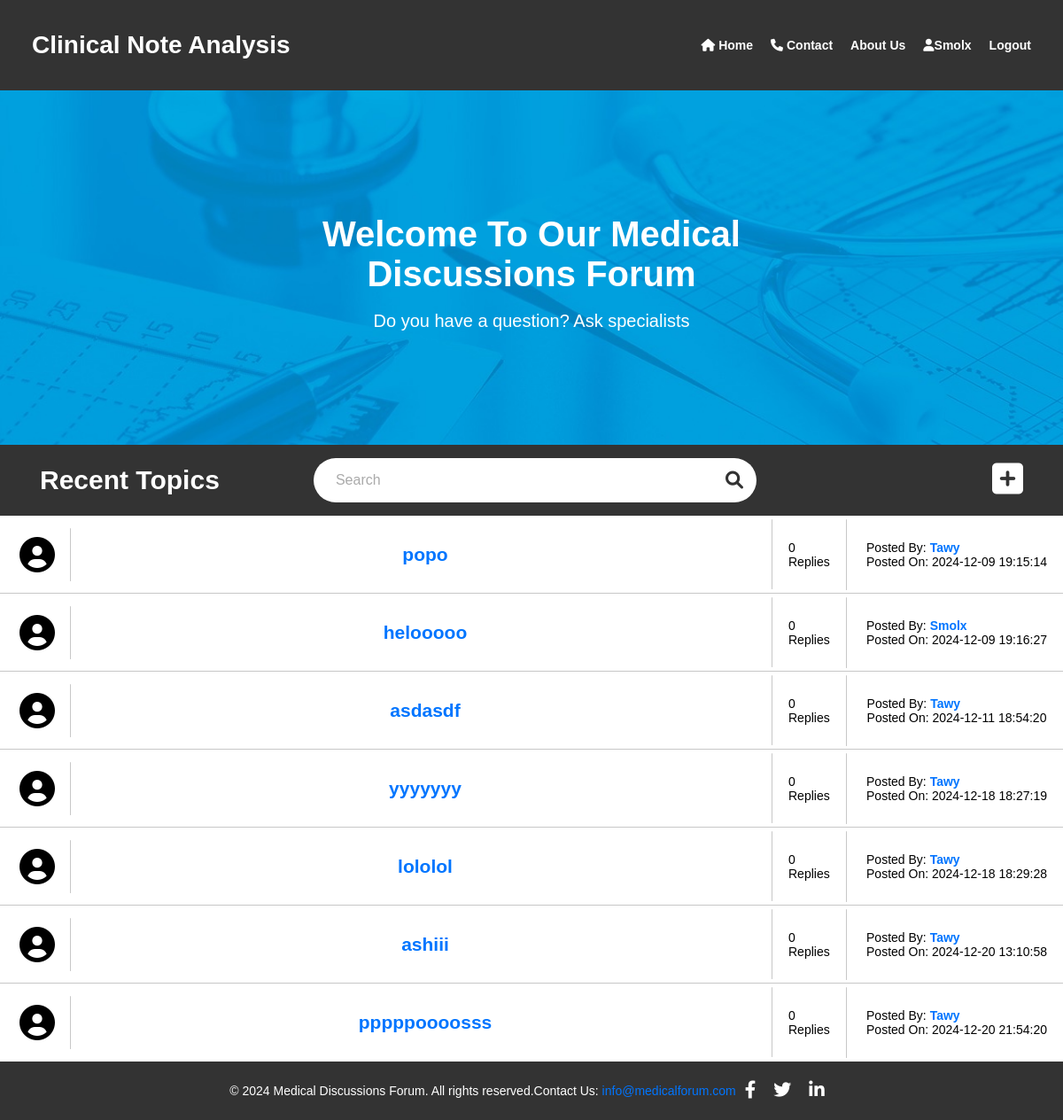
Page /forum.php (signed in) on the committed database.
### tables this page shows
CREATE TABLE `note` (
  `note_id` int(11) NOT NULL,
  `description` varchar(2000) NOT NULL,
  `date` timestamp NOT NULL DEFAULT current_timestamp() ON UPDATE current_timestamp(),
  `title` varchar(255) NOT NULL,
  `user_id` int(11) NOT NULL,
  `user` varchar(255) NOT NULL
);

### config/connect_DB.php (called while the page is built, shortened)
<?php
if (!class_exists('Database')) {
class Database {
    private static $instance = null;
    private $conn;
    private function __construct() {
        $host = 'localhost';
        $user = 'hoho';
        $password = '1234';
        $dbname = 'project';
        $this->conn = new mysqli($host, $user, $password, $dbname);
    }
    public static function getInstance() {
        if (self::$instance === null) {
            self::$instance = new self();
        }
        return self::$instance;
    }
    public function getConnection() {
        return $this->conn;
    }
}
}
?>

### forum.php (the view, shortened to what this page needs)
<?php
include('config/connect_DB.php');
class ForumManager {
    private $conn;
    public function __construct()
    {
        $this->conn = Database::getInstance()->getConnection();
    }
    public function fetchAllNotes()
    {
        $sql = "SELECT title, description, date, user FROM note";
        $result = $this->conn->query($sql);
        $notes = [];
        if ($result->num_rows > 0) {
            while ($row = $result->fetch_assoc()) {
                $notes[] = $row;
            }
        }
        return $notes;
    }
}
$forumManager = new ForumManager();
$notes = $forumManager->fetchAllNotes();
?>
<!DOCTYPE html>
<html lang="en">
<head>
    <link rel="stylesheet" href="styles/forum.css">
    <link rel="stylesheet" href="https://cdnjs.cloudflare.com/ajax/libs/font-awesome/6.0.0-beta3/css/all.min.css">
</head>
<body>
    <div class="container">
        <header>
            <div class="logo">
                <h1>Clinical Note Analysis</h1>
            </div>
            <nav>
                <ul>
                    <li><a href="index.php"><i class="fa-solid fa-house"></i> Home</a></li>
                    <li><a href="contact.php"><i class="fa-solid fa-phone"></i> Contact</a></li>
                    <li><a href="#about">About Us</a></li>
                    <?php if (isset($_SESSION['username'])): ?>
                        <li><a href="#profile"><i class="fa-solid fa-user"></i><?php echo htmlspecialchars($_SESSION['username']); ?></a></li>
                        <li><a href="logout.php">Logout</a></li>
                    <?php else: ?>
                        <li><a href="login.php"><i class="fa-solid fa-user"></i> Login</a></li>
                    <?php endif; ?>
                </ul>
            </nav>
        </header>
        <div class="subforum">
            <div class="subform-banner">
                <img src="images/clinical-banner.jpg" alt="Banner">
                <h1>Welcome To Our Medical Discussions Forum</h1>
                <p>Do you have a question? Ask specialists</p>
            </div>
            <div class="search-container-wrapper">
                <h2>Recent Topics</h2>
                <div class="search-container">
                    <input type="text" class="search-bar" placeholder="Search">
                    <i class="fas fa-search search-icon"></i>
                </div>
                <div class="new-topic-icon">
                    <a href="add_topic.php"><i class="fa-solid fa-square-plus"></i></a>
                </div>
            </div>
            <?php if (!empty($notes)): ?>
                <?php foreach ($notes as $note): ?>
                    <div class="subforum-row">
                        <div class="subforum-icon subforum-column center">
                            <i class="fas fa-user-circle"></i>
                        </div>
                        <div class="subforum-title subforum-column center">
                            <h2><a href="#"><?php echo htmlspecialchars($note['title']); ?></a></h2>
                        </div>
                        <div class="subforum-replies subforum-column center">
                            <p>0 Replies</p>
                        </div>
                        <div class="subforum-info subforum-column center">
                            <p>Posted By: <a href="#"><?php echo htmlspecialchars($note['user']); ?></a><br>Posted On: <?php echo htmlspecialchars($note['date']); ?></p>
                        </div>
                    </div>
                <?php endforeach; ?>
            <?php else: ?>
                <div class="no-topics">No Topics Available</div>
            <?php endif; ?>
        </div>
        <?php include('templates/footer.php'); ?>
</body>
</html>

### styles/forum.css (style rules this page uses)
* { box-sizing: border-box; }
html body { font-size: 14px; font-family: 'Titillium Web', sans-serif; overflow-x: hidden; margin: 0; padding: 0; }
.subforum-row a { color: rgba(0, 117, 255, 1); font-weight: bold; text-decoration: none; }
.subform-banner { width: 100vw; height: 300px; margin-left: calc(-50vw + 50%); overflow: hidden; position: relative; }
.subform-banner img { width: 100%; height: 100%; object-fit: cover; }
.subform-banner h1 { position: absolute; top: 40%; left: 50vw; transform: translateX(-50%); color: white; font-size: 40px; font-weight: bold; text-align: center; margin: 0; padding: 0; }
.subform-banner p { position: absolute; top: 60%; left: 50%; transform: translate(-50%, -50%); color: white; font-size: 20px; text-align: center; margin: 0; padding: 0; }
.search-container-wrapper { background-color: rgba(0, 0, 0, 0.8); padding: 15px; display: flex; align-items: center; width: 100vw; position: relative; left: 50%; margin-left: -50vw; justify-content: space-between; }
.search-container { display: flex; align-items: center; background-color: white; border-radius: 50px; padding: 8px 15px; flex-grow: 1; max-width: 500px; margin-left: -140px; width: 100%; }
.search-container-wrapper h2 { color: white; margin: 0; font-size: 30px; flex-shrink: 0; padding-left: 30px; }
.search-bar { border: none; outline: none; padding: 8px 10px; font-size: 16px; border-radius: 50px; color: #333; width: 100%; }
.search-bar::placeholder { color: #aaa; }
.search-icon { display: block; font-size: 20px; margin-left: 10px; color: #333; }
.new-topic-icon { color: white; font-size: 40px; margin-left: 20px; cursor: pointer; padding-right: 30px; }
.new-topic-icon i { color: white; transition: color 0.3s; }
.subforum-row { display: grid; grid-template-columns: 7% 66% 7% 20%; align-items: center; position: relative; }
.subforum-column { padding: 10px; margin: 4px; position: relative; background-color: white; }
.center { display: flex; justify-content: center; align-items: center; }
.subforum-icon { font-size: 40px; }
.subforum-column:not(:last-child)::after { content: ''; position: absolute; height: 100%; right: 0; top: 0; bottom: 0; width: 1px; background-color: rgb(199, 199, 199); border-radius: 2px; }
.subforum-row:not(:last-of-type)::after { content: ''; position: absolute; left: 0; right: 0; bottom: 0; height: 1px; background-color: rgb(199, 199, 199); }
header { background-color: #ffffff; color: white; }
nav ul li a { color: white; }
header { display: flex; justify-content: space-between; align-items: center; background-color: #ffffff; color: white; padding: 1rem; }
header .logo h1 { margin-left: 20px; }
nav ul { list-style: none; display: flex; }
nav ul li { margin-right: 20px; }
nav ul li a { color: white; text-decoration: none; font-weight: bold; }
header { top: 0; width: 100%; background-color: #333; color: white; transition: background-color 0.3s ease; z-index: 10; padding: 1rem; }
@media only screen and (max-width: 1710px) { .subform-banner h1 { font-size: 35px; } }
@media only screen and (max-width: 1500px) { .subform-banner { height: 400px; } }
@media only screen and (max-width: 1500px) { .subform-banner h1 { top: 35%; font-size: 40px; } }
@media only screen and (max-width: 1500px) { .subform-banner p { top: 65%; } }

### rows in the picture
note: title "popo", user "Tawy", date "2024-12-09 19:15:14"
note: title "helooooo", user "Smolx", date "2024-12-09 19:16:27"
note: title "asdasdf", user "Tawy", date "2024-12-11 18:54:20"
note: title "yyyyyyy", user "Tawy", date "2024-12-18 18:27:19"
note: title "lololol", user "Tawy", date "2024-12-18 18:29:28"
note: title "ashiii", user "Tawy", date "2024-12-20 13:10:58"
note: title "pppppoooosss", user "Tawy", date "2024-12-20 21:54:20"

### other values in the picture
$_SESSION['username'] "Smolx"
